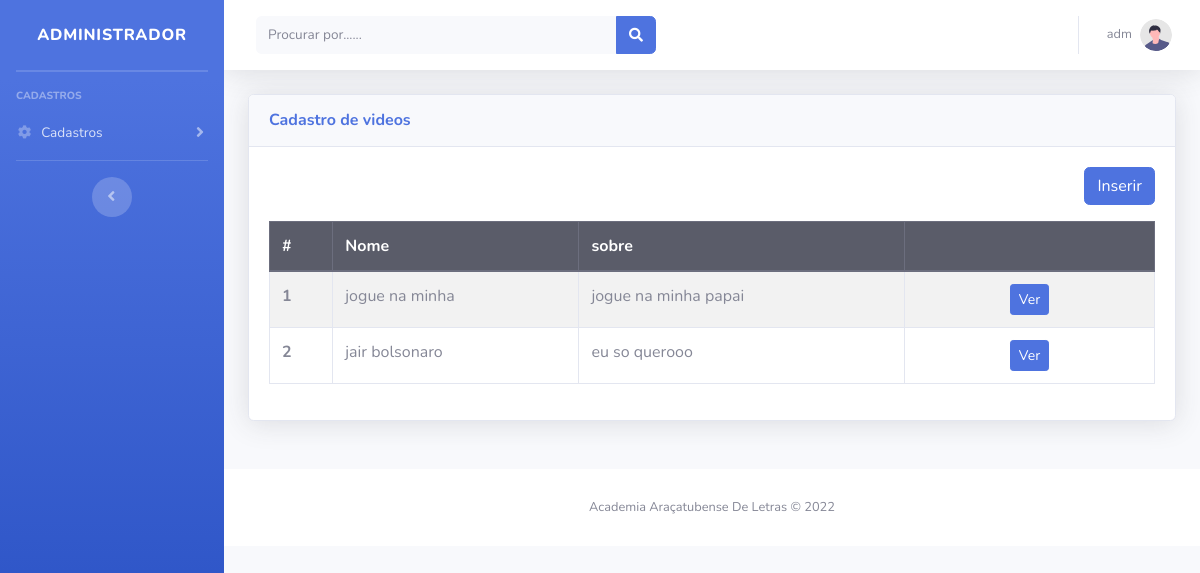
Page /modulos/videos/videos.php (signed in) on the earlier database version.
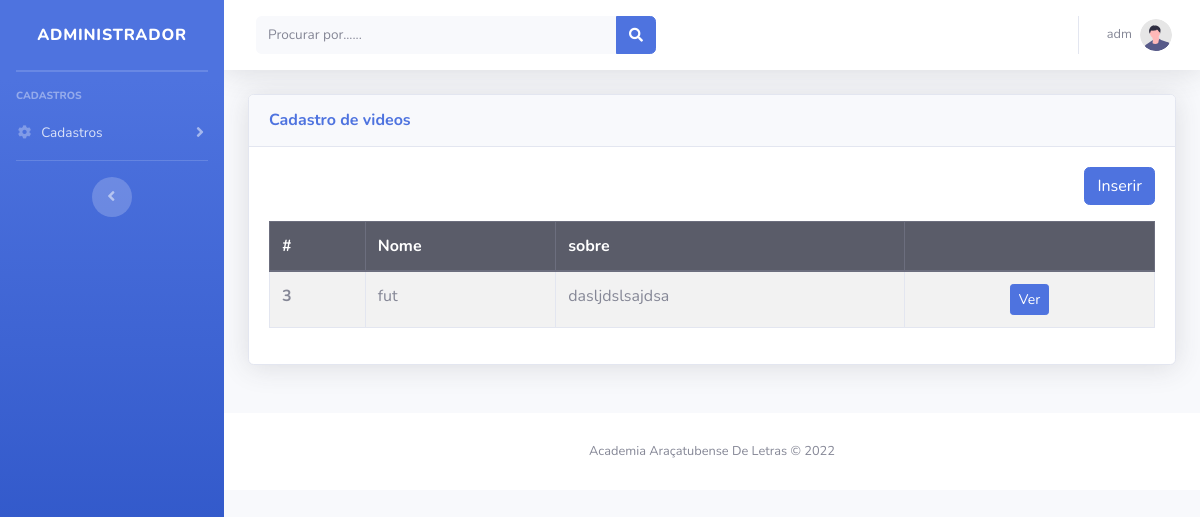
Same page on the later database version.
### tables this page shows
CREATE TABLE `usuario` (
  `id` int(11) NOT NULL,
  `nome` varchar(150) NOT NULL,
  `email` varchar(100) NOT NULL,
  `telefone` bigint(20) NOT NULL,
  `senha` varchar(20) NOT NULL,
  `tipo` varchar(30) NOT NULL
);

CREATE TABLE `videos` (
  `id` int(11) NOT NULL,
  `nome` varchar(200) NOT NULL,
  `sobre` text NOT NULL,
  `link` varchar(500) NOT NULL
);

### config.php (called while the page is built, shortened)
<?php
function arquivo($file)
{
    return ROOT_PATH . $file;
}
function usuario()
{
    $id = $_SESSION['id'];
    $sql = "SELECT * FROM usuario WHERE id = $id";
    $query = $GLOBALS['conexaoBanco']->query($sql);
    return $query->fetch();
}

### modulos/videos/videos.php (the view, shortened to what this page needs)
<!DOCTYPE html>
<html lang="pt-br">
<?php
    include '../../config.php';
?>
<?php include_once path('template/head.php'); ?>
<body id="page-top">
    <div id="wrapper">
        <?php include_once path('template/sidebar.php'); ?>
        <div id="content-wrapper" class="d-flex flex-column">
            <div id="content">
                <?php include_once path('template/navbar.php'); ?>
                <div class="container-fluid">
                    <div class="row">
                        <div class="col-12 mb-4">
                            <div class="card shadow mb-4">
                                <div class="card-header py-3">
                                    <h6 class="m-0 font-weight-bold text-primary">Cadastro de videos</h6>
                                </div>
                                <div class="card-body">
                                    <div class="text-right mb-3">
                                        <a class="btn btn-primary" href="inserir.php">Inserir</a>
                                    </div>
                                    <table class="table table-bordered table-striped">
                                        <thead>
                                            <tr class="thead-dark">
                                                <th>#</th>
                                                <th>Nome</th>
                                                <th>sobre</th>
                                                <th></th>
                                            </tr>
                                        </thead>
                                        <tbody>
                                            <?php
                                            $pdo = Banco::conectar();
                                            $sql = 'SELECT * FROM  videos';
                                            foreach ($pdo->query($sql) as $row) { ?>
                                                <tr>
                                                    <th scope="row"><?= $row['id'] ?></th>
                                                    <td><?= $row['nome'] ?></td>
                                                    <td><?= $row['sobre'] ?></td>
                                                    <td width='250' class="text-center">
                                                        <a class="btn btn-sm btn-primary " href="visualizar.php?id=<?= $row['id'] ?>">Ver</a>
                                                    </td>
                                                </tr>
                                            <?php }
                                            ?>
                                        </tbody>
                                    </table>
                                </div>
                            </div>
                        </div>
                    </div>
                </div>
                <footer class="sticky-footer bg-white">
                    <div class="container my-auto">
                        <div class="copyright text-center my-auto">
                            <span>Academia Araçatubense De Letras &copy; 2022</span>
                        </div>
                    </div>
                </footer>
            </div>
        </div>
</body>
</html>

### template/head.php (shortened to what this page needs)
<head>
    <link href="<?= arquivo("vendor/fontawesome-free/css/all.min.css") ?>" rel="stylesheet" type="text/css">
    <link href="<?= arquivo("css/sb-admin-2.min.css") ?>" rel="stylesheet">
</head>

### template/sidebar.php
<ul class="navbar-nav bg-gradient-primary sidebar sidebar-dark accordion" id="accordionSidebar">
<a class="sidebar-brand d-flex align-items-center justify-content-center" href="<?= arquivo('modulos/painel/painel.php') ?>">
    <div class="sidebar-brand-text mx-3">Administrador</div>
</a>
<hr class="sidebar-divider my-0">
<hr class="sidebar-divider">
<div class="sidebar-heading">
    Cadastros
</div>
<?php
    include_once("menu.php");
?>
<hr class="sidebar-divider">
<div class="text-center d-none d-md-inline">
    <button class="rounded-circle border-0" id="sidebarToggle"></button>
</div>
</ul>

### template/menu.php (shortened to what this page needs)
<li class="nav-item">
    <a class="nav-link collapsed" href="#" data-toggle="collapse" data-target="#collapseTwo" aria-expanded="true" aria-controls="collapseTwo">
        <i class="fas fa-fw fa-cog"></i>
        <span>Cadastros</span>
    </a>
</li>

### template/navbar.php (shortened to what this page needs)
<nav class="navbar navbar-expand navbar-light bg-white topbar mb-4 static-top shadow">
    <form class="d-none d-sm-inline-block form-inline mr-auto ml-md-3 my-2 my-md-0 mw-100 navbar-search">
        <div class="input-group">
            <input type="text" class="form-control bg-light border-0 small" placeholder="Procurar por......" aria-label="Search" aria-describedby="basic-addon2">
            <div class="input-group-append">
                <button class="btn btn-primary" type="button">
                    <i class="fas fa-search fa-sm"></i>
                </button>
            </div>
        </div>
    </form>
    <ul class="navbar-nav ml-auto">
        <li class="nav-item dropdown no-arrow">
            <a class="nav-link dropdown-toggle" href="#" id="userDropdown" role="button" data-toggle="dropdown" aria-haspopup="true" aria-expanded="false">
                <span class="mr-2 d-none d-lg-inline text-gray-600 small"><?= usuario()['nome'] ?></span>
                <img class="img-profile rounded-circle" src="<?= arquivo('img/undraw_profile.svg') ?>">
            </a>
        </li>
    </ul>
</nav>

Differences in the rows shown:
removed videos: id "1", nome "jogue na minha", sobre "jogue na minha papai"
removed videos: id "2", nome "jair bolsonaro", sobre "eu so querooo"
added videos: id "3", nome "fut", sobre "dasljdslsajdsa"
